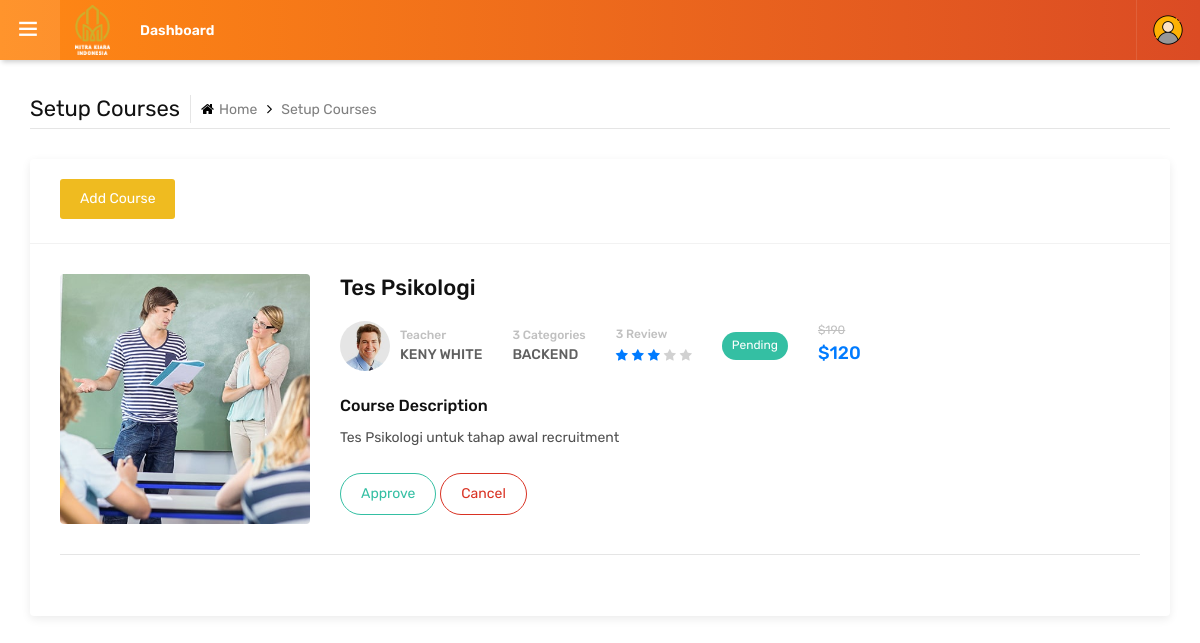
The page /index.php/admin/course on the database its author committed.
### tables this page shows
CREATE TABLE `1_course` (
  `id` int(10) NOT NULL,
  `name` varchar(100) NOT NULL,
  `category_id` int(10) NOT NULL,
  `status` enum('Available','Pending','Hold','') NOT NULL,
  `content` varchar(255) NOT NULL,
  `description` text NOT NULL,
  `created_at` datetime NOT NULL,
  `updated_at` datetime NOT NULL,
  `deleted_at` datetime DEFAULT NULL
);

### application/controllers/admin/Course.php (called while the page is built, shortened)
<?php
class Course extends CI_Controller {
  public function index()
  {
    $this->load->library('pagination');
    $config['base_url'] = site_url('admin/course/index');
    $config['total_rows'] = $this->db->count_all('1_course');
    $config['per_page'] = 2;
    $config["uri_segment"] = 3;
    $choice = $config["total_rows"] / $config["per_page"];
    $config["num_links"] = floor($choice);
    $this->pagination->initialize($config);
    $data['page'] = ($this->uri->segment(3)) ? $this->uri->segment(3) : 0;
    $data = array(
        'title' => "Course E-Learning",
        'course' => $this->Course_model->get_course($config["per_page"], $data['page']),
        'pagination' => $this->pagination->create_links()
     );
		 $this->load->view('template_admin/header',$data);
     $this->load->view('template_admin/sidebar');
     $this->load->view('admin/course',$data);
     $this->load->view('template_admin/footer');
  }
}

### index.php (called while the page is built, shortened)
<?php
require_once BASEPATH.'core/CodeIgniter.php';

### application/models/Course_model.php (called while the page is built, shortened)
<?php
class Course_model extends CI_Model
{
    public function get_course($limit, $start){
        $result = $this->db->select('a.id, a.name, a.category_id, a.status, a.content, a.description, a.description, a.created_at')->join('1_course_file as b', 'b.id_course=a.id')->where(['a.deleted_at' => null])->get('1_course as a',$limit, $start);
        $data = $result->result();
        return $data;
    }
}

### application/views/admin/course.php (the view, shortened to what this page needs)
<main class="ttr-wrapper">
	<div class="container-fluid">
		<div class="db-breadcrumb">
			<h4 class="breadcrumb-title">Setup Courses</h4>
			<ul class="db-breadcrumb-list">
				<li><a href="<?= base_url(); ?>admin/dashboard"><i class="fa fa-home"></i>Home</a></li>
				<li>Setup Courses</li>
			</ul>
		</div>
		<div class="row">
			<div class="col-lg-12 m-b30">
				<div class="widget-box">
					<div class="wc-title">
						<a href="<?php echo base_url(); ?>admin/course/add"><button type="button" class="btn mb-1 btn-primary">Add Course</button></a>
					</div>
					<div class="widget-inner">
						 <?php
						  foreach ($course as $row) { ?>
						<div class="card-courses-list admin-courses">
							<div class="card-courses-media">
								<img src="assets/images/courses/pic1.jpg" alt=""/>
							</div>
							<div class="card-courses-full-dec">
								<div class="card-courses-title">
									<h4><?php echo $row->name ?></h4>
								</div>
								<div class="card-courses-list-bx">
									<ul class="card-courses-view">
										<li class="card-courses-user">
											<div class="card-courses-user-pic">
												<img src="assets/images/testimonials/pic3.jpg" alt=""/>
											</div>
											<div class="card-courses-user-info">
												<h5>Teacher</h5>
												<h4>Keny White</h4>
											</div>
										</li>
										<li class="card-courses-categories">
											<h5>3 Categories</h5>
											<h4>Backend</h4>
										</li>
										<li class="card-courses-review">
											<h5>3 Review</h5>
											<ul class="cours-star">
												<li class="active"><i class="fa fa-star"></i></li>
												<li class="active"><i class="fa fa-star"></i></li>
												<li class="active"><i class="fa fa-star"></i></li>
												<li><i class="fa fa-star"></i></li>
												<li><i class="fa fa-star"></i></li>
											</ul>
										</li>
										<li class="card-courses-stats">
											<a href="#" class="btn button-sm green radius-xl">Pending</a>
										</li>
										<li class="card-courses-price">
											<del>$190</del>
											<h5 class="text-primary">$120</h5>
										</li>
									</ul>
								</div>
								<div class="row card-courses-dec">
									<div class="col-md-12">
										<h6 class="m-b10">Course Description</h6>
										<p><?php echo $row->description?></p>
									</div>
									<div class="col-md-12">
										<a href="#" class="btn green radius-xl outline">Approve</a>
										<a href="#" class="btn red outline radius-xl ">Cancel</a>
									</div>
								</div>
							</div>
						</div>
						<?php } ?>
						<div class="row">
					        <div class="col">
					        </div>
					    </div>
					</div>
				</div>
			</div>
		</div>
	</div>
</main>

### assets/admin/css/typography.css (style rules this page uses)
body { background-color: #fff; font-family: Rubik; font-size: 16px; font-weight: 400; color:#505050; padding: 0; margin: 0; overflow-x: hidden; -webkit-font-smoothing: antialiased; font-smoothing: antialiased; -moz-osx-font-smoothing: grayscale; scroll-behavior: smooth; }
a { color: #6f6f6f; outline: 0 none; text-decoration: none; }
img { border-style: none; height: auto; max-width: 100%; vertical-align: middle; }
section, article, aside, details, figcaption, figure, footer, header, hgroup, main, menu, nav, summary { display: block; }
p, address, pre, hr, ul, ol, dl, dd, table { margin-bottom: 24px; }
p { line-height: 28px; margin-bottom: 24px; }
h1, h2, h3, h4, h5, h6 { color: #111111; font-family: rubik; margin-top:0; }
h4 { font-size: 22px; line-height: 28px; margin-bottom: 15px; font-weight: 500; }
h5 { font-size: 18px; line-height: 24px; margin-bottom: 10px; font-weight: 500; }
h6 { font-size: 16px; line-height: 22px; margin-bottom: 10px; font-weight: 500; }
dl, ul, ol { list-style-position: outside; padding: 0; }
ul, ol { margin-bottom: 24px; }
ul li, ol li { padding: 0; }
.m-b10 { margin-bottom: 10px; }
.m-b30 { margin-bottom: 30px; }

### assets/admin/css/style.css (style rules this page uses)
.cours-star { margin:0; padding:0; }
.cours-star li { display: inline-block; list-style:none; color:#d1d1d1; font-size:13px; }
.cours-star li.active { color:var(--primary); }

### assets/admin/css/dashboard.css (style rules this page uses)
.ttr-pinned-sidebar.ttr-opened-sidebar .ttr-wrapper { margin-left: 300px; }
.ttr-pinned-sidebar .ttr-wrapper { margin-left: 0; }
.ttr-wrapper { padding-top: 95px; -webkit-transition: margin 200ms cubic-bezier(0.215, 0.610, 0.355, 1.000); -moz-transition: margin 200ms cubic-bezier(0.215, 0.610, 0.355, 1.000); -o-transition: margin 200ms cubic-bezier(0.215, 0.610, 0.355, 1.000); transition: margin 200ms cubic-bezier(0.215, 0.610, 0.355, 1.000); }
.ttr-wrapper { padding-left:15px; padding-right:15px; }
.db-breadcrumb { display:flex; align-items: center; border-bottom: 1px solid rgba(0,0,0,0.1); padding-bottom: 5px; margin-bottom: 30px; }
.db-breadcrumb-list { list-style:none; margin:0; padding:0; }
.breadcrumb-title { margin-bottom: 0; font-weight: 400; border-right: 1px solid rgba(0,0,0,0.1); padding-right: 10px; margin-right: 10px; line-height: 28px; }
.db-breadcrumb-list li { display: inline-block; color: #7f7f7f; font-size: 14px; padding: 0 20px 0px 0; position:relative; }
.db-breadcrumb-list li i { margin-right:5px; color:#000; }
.db-breadcrumb-list li a { color:#7f7f7f; }
.db-breadcrumb-list li:last-child { padding-right:0; }
.db-breadcrumb-list li:after { font-family: FontAwesome; content: "\f105"; position: absolute; color: #000; right: 5px; font-size: 15px; top: -1px; }
.db-breadcrumb-list li:last-child:after { content:none; }
.widget-box { background-color: #fff; box-shadow:0 3px 10px 0px rgba(0,0,0,.08); border-radius: 4px; height: 100%; }
.widget-box .widget-inner { padding:30px; }
.widget-box .wc-title { border-bottom:1px solid rgba(0,0,0,0.05); padding:20px 30px; }
.card-courses-list { display: flex; border-bottom: 1px solid rgba(0,0,0,0.1); padding-bottom: 30px; margin-bottom: 30px; }
.card-courses-media { width: 250px; min-width: 250px; height: 250px; margin-right: 30px; border-radius: 4px; overflow: hidden; }
.card-courses-media img { width: 100%; object-fit:cover; height: 250px; }
.card-courses-view { margin:0; padding:0; list-style:none; display: flex; align-items: center; width: 100%; }
.card-courses-user { display:flex; align-items:center; }
.card-courses-user-pic { width: 50px; height: 50px; border-radius: 50px; overflow: hidden; margin-right: 10px; }
.card-courses-view > li { position:relative; padding-right:30px; }
.card-courses-view > li:last-child { padding-right:0; }
.card-courses-stats h5, .card-courses-price del, .card-courses-review h5, .card-courses-categories h5, .card-courses-user-info h5 { font-size: 12px; color: #C0C0C0; margin: 0; line-height: 18px; }
.card-courses-categories h4, .card-courses-user-info h4 { font-size: 14px; margin: 0; line-height: 22px; color: #606060; text-transform: uppercase; }
.card-courses-price { margin-left:auto; }
.card-courses-list-bx { margin-bottom:20px; }
.card-courses-dec p { font-size:14px; line-height:22px; }
@media only screen and (max-width: 1200px) { .ttr-pinned-sidebar .ttr-wrapper { margin-left: 310px; } }
@media only screen and (max-width: 1200px) { .ttr-pinned-sidebar.ttr-opened-sidebar .ttr-wrapper { margin-left: 0; } }

### rows shown on the page
1_course: name "Tes Psikologi", description "Tes Psikologi untuk tahap awal recruitment"
